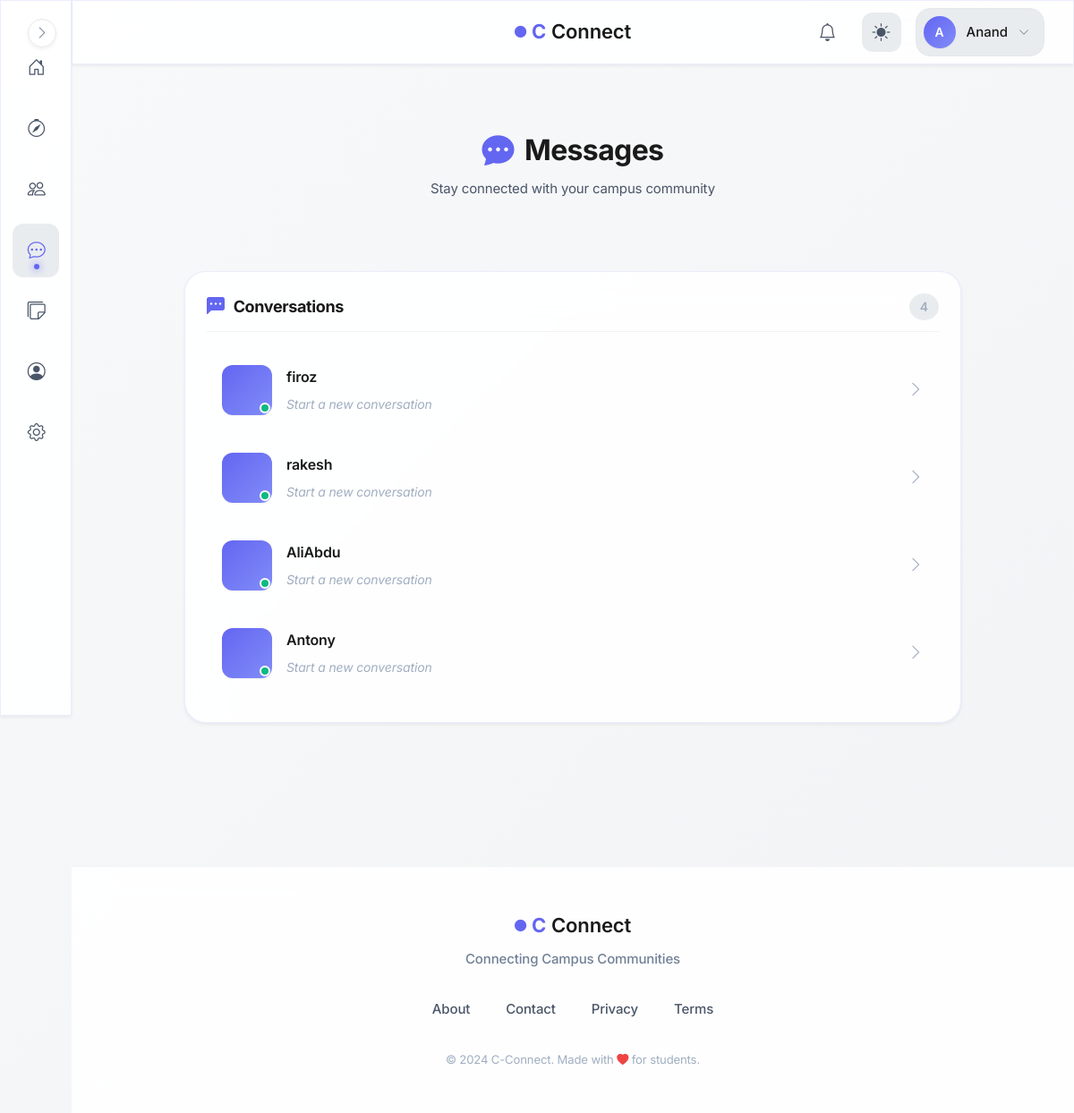
/messages/ (signed in), run on an earlier commit of the app's database.
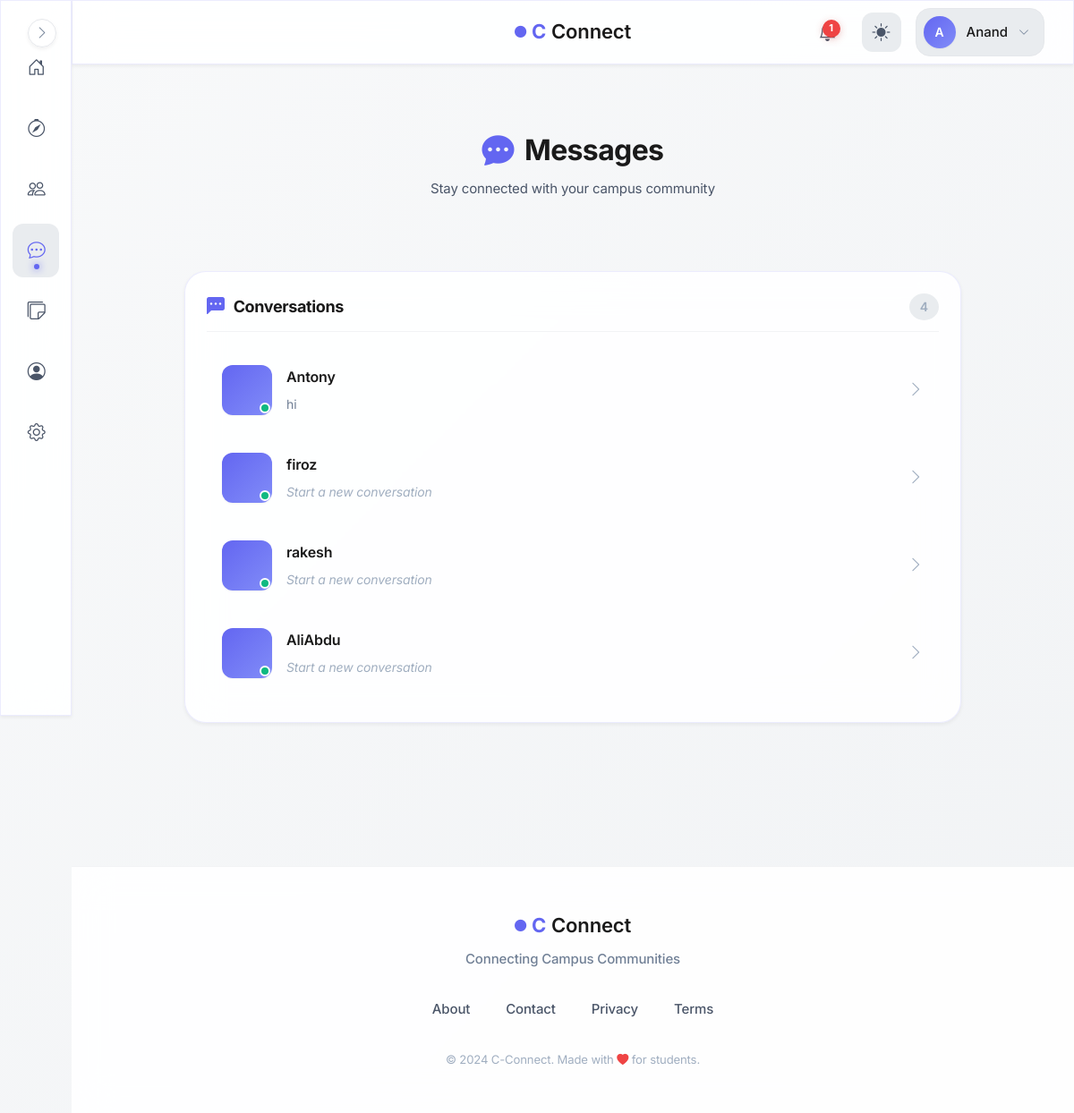
And on a later commit of the database.
### models.py (models this page shows, shortened)
class User(UserMixin, db.Model):
    id = db.Column(db.Integer, primary_key=True, autoincrement=True)  # Unique identifier
    username = db.Column(db.String(100), nullable=False)  # Name of the user (later can add this unique if needed)
    email = db.Column(db.String(120), nullable=False, unique=True)  # Email of the user
    password = db.Column(db.String(200), nullable=False)  # Passwords not hashed yet (done in setup_db.py)
    created_at = db.Column(db.DateTime, default=db.func.now())  # Timestamp of account creation
    last_login = db.Column(db.DateTime, nullable=True)  # Timestamp of last login
    pass

class Message(db.Model):
    id = db.Column(db.Integer, primary_key=True)
    sender_id = db.Column(db.Integer, db.ForeignKey("user.id"), nullable=False)
    receiver_id = db.Column(db.Integer, db.ForeignKey("user.id"), nullable=False)
    content = db.Column(db.Text, nullable=False)
    created_at = db.Column(db.DateTime, default=db.func.now(), index=True)
    expires_at = db.Column(db.DateTime, index=True)
    is_saved = db.Column(db.Boolean, default=False)

### blueprints/messages/routes.py (the view)
@messages.route("/")
@login_required
def inbox():
    cleanup_expired_messages()
    connections = Connection.query.filter(
        Connection.user_id == current_user.id,
        Connection.status.in_(['accepted', 'connected'])
    ).all()
    incoming_connections = Connection.query.filter(
        Connection.target_user_id == current_user.id,
        Connection.status.in_(['accepted', 'connected'])
    ).all()
    connected_user_ids = set()
    for conn in connections + incoming_connections:
        other_id = conn.target_user_id if conn.user_id == current_user.id else conn.user_id
        connected_user_ids.add(other_id)
    connected_users = User.query.filter(User.id.in_(connected_user_ids)).all()
    incoming_requests = Connection.query.filter(
        Connection.target_user_id == current_user.id,
        Connection.status == 'pending'
    ).all()
    incoming_users = User.query.filter(
        User.id.in_([req.user_id for req in incoming_requests])
    ).all()
    chat_previews = {}
    messages = Message.query.filter(
        (Message.sender_id == current_user.id) |
        (Message.receiver_id == current_user.id)
    ).order_by(desc(Message.created_at)).all()
    seen_users = set()
    for msg in messages:
        other_id = msg.receiver_id if msg.sender_id == current_user.id else msg.sender_id
        if other_id in connected_user_ids and other_id not in seen_users:
            chat_previews[other_id] = msg  #  CORRECT last message
            seen_users.add(other_id)
    connected_users_sorted = []
    for user_id in sorted(chat_previews.keys(),
                        key=lambda x: chat_previews[x].created_at, reverse=True):
        user = User.query.get(user_id)
        if user:
            connected_users_sorted.append(user)
    for user in connected_users:
        if user.id not in chat_previews:
            connected_users_sorted.append(user)
    connected_users = connected_users_sorted
    return render_template("messages/inbox.html",
                        connected_users=connected_users,
                        incoming_requests=incoming_requests,
                        incoming_users=incoming_users,
                        chat_previews=chat_previews,
                        profile=profile
                    )

### blueprints/auth/__init__.py (called while the page is built)
@login_manager.user_loader
def load_user(user_id):
    from models import User  # Importing User model for querying  (import here to avoid circular imports)
    return User.query.get(int(user_id))

@auth.after_app_request
def add_header(response):
    if current_user.is_authenticated and request.blueprint == 'auth':
        response.headers['Cache-Control'] = 'no-store, no-cache, must-revalidate, post-check=0, pre-check=0, max-age=0'
        response.headers['Pragma'] = 'no-cache'
        response.headers['Expires'] = '-1'
    return response

### factory_helpers.py (called while the page is built, shortened)
def register_security_headers(app):
    @app.after_request
    def set_secure_headers(response):
        response.headers['Content-Security-Policy'] = (
            "default-src 'self'; "
            "img-src 'self' data: blob: https:; "# Allow external images
            "style-src 'self' 'unsafe-inline' https:; "# ADD https: for CDNs
            "script-src 'self' 'unsafe-inline' https:; "# ADD https: for JS
            "font-src 'self' https: data:; "# Google Fonts
            "connect-src 'self' https:;"  # ← ADD https: for CDNs/maps
        )
        response.headers['X-Content-Type-Options'] = 'nosniff'
        response.headers['X-Frame-Options'] = 'DENY'
        response.headers['Referrer-Policy'] = 'strict-origin-when-cross-origin'
        response.headers['Permissions-Policy'] = 'geolocation=(), microphone=()'
        return response

def register_daily_cleanup(app):
    if not hasattr(app, "_last_notification_cleanup"):
        app._last_notification_cleanup = None
    @app.before_request
    def daily_cleanup():
        now = datetime.now(timezone.utc)
        last = getattr(app, "_last_notification_cleanup", None)
        if last is None or (now - last).days >= 1:
            from blueprints.notifications.service import cleanup_old_notifications
            deleted = cleanup_old_notifications()
            app.logger.info(f"Cleaned up {deleted} old notifications.")
            app._last_notification_cleanup = now

def register_profilevisit_cleanup(app):
    last_cleanup = {'t': 0}
    @app.before_request
    def cleanup_visits():
        now = time.time()
        if now - last_cleanup['t'] < 3600:  # run once every hour
            return

def cleanup_expired_messages(): #message cleanup helper function
    Message.query.filter(
        Message.expires_at < datetime.now(timezone.utc),
        Message.is_saved == False
    ).delete()
    db.session.commit()

### blueprints/messages/templates/messages/inbox.html (shortened to what this page needs)
{% extends "base.html" %}
{% block body %}
<div class="messages-page">
    <header class="messages-page__header">
        <h1 class="messages-page__title">
            <i class="bi bi-chat-dots-fill"></i>
            Messages
        </h1>
        <p class="messages-page__subtitle">Stay connected with your campus community</p>
    </header>
    {% if connected_users %}
    <section class="messages-section">
        <div class="messages-section__header">
            <h2 class="messages-section__title">
                <i class="bi bi-chat-left-dots-fill"></i>
                Conversations
            </h2>
            <span class="messages-section__count">{{ connected_users|length }}</span>
        </div>
        <div class="conversations-list">
            {% for user in connected_users %}
            <a href="{{ url_for('messages.chat', user_id=user.id) }}" class="conversation-item">
                <div class="conversation-item__avatar">
                    {% set profile_picture = profile.query.filter_by(user_id=user.id).first().profile_picture %}
                </div>
                <div class="conversation-item__content">
                    <div class="conversation-item__header">
                        <div class="conversation-item__name">{{ user.username }}</div>
                    </div>
                    {% if chat_previews and chat_previews[user.id] %}
                        <div class="conversation-item__preview">
                            {{ chat_previews[user.id].content[:60] }}{% if chat_previews[user.id].content|length > 60 %}...{% endif %}
                        </div>
                    {% else %}
                        <div class="conversation-item__preview conversation-item__preview--empty">
                            Start a new conversation
                        </div>
                    {% endif %}
                </div>
                <i class="bi bi-chevron-right conversation-item__arrow"></i>
            </a>
            {% endfor %}
        </div>
    </section>
    {% endif %}
</div>
{% endblock %}

### templates/base.html (shortened to what this page needs)
<!DOCTYPE html>
<html lang="en">
<head>
    <link rel="stylesheet" href="https://cdn.jsdelivr.net/npm/bootstrap-icons@1.11.1/font/bootstrap-icons.css">
    <link href="https://cdn.jsdelivr.net/npm/bootstrap@5.3.2/dist/css/bootstrap.min.css" rel="stylesheet">
    <link rel="stylesheet" href="{{ url_for('static', filename='css/global.css') }}">
</head>
<body>
    {% if current_user.is_authenticated %}
        <aside class="sidebar glass-effect" id="sidebar">
            <nav class="sidebar__nav">
                <a href="{{ url_for('main.dashboard') }}" class="sidebar__link" data-tooltip="Dashboard">
                    <div class="sidebar__link-icon">
                        <i class="bi bi-house-door"></i>
                    </div>
                </a>
                <a href="{{ url_for('main.search_page') }}" class="sidebar__link" data-tooltip="Discover">
                    <div class="sidebar__link-icon">
                        <i class="bi bi-compass"></i>
                    </div>
                </a>
                <a href="{{ url_for('connections.connections_home') }}" class="sidebar__link" data-tooltip="Connections">
                    <div class="sidebar__link-icon">
                        <i class="bi bi-people"></i>
                    </div>
                </a>
                <a href="{{ url_for('messages.inbox') }}" class="sidebar__link" data-tooltip="Messages">
                    <div class="sidebar__link-icon">
                        <i class="bi bi-chat-dots"></i>
                    </div>
                </a>
                <a href="/campus-board" class="sidebar__link" data-tooltip="Messages">
                    <div class="sidebar__link-icon">
                        <i class="bi bi-stickies"></i>
                    </div>
                </a>
                <a href="{{ url_for('auth.profile') }}" class="sidebar__link" data-tooltip="Profile">
                    <div class="sidebar__link-icon">
                        <i class="bi bi-person-circle"></i>
                    </div>
                </a>
                <a href="{{ url_for('main.settings') }}" class="sidebar__link" data-tooltip="Settings">
                    <div class="sidebar__link-icon">
                        <i class="bi bi-gear"></i>
                    </div>
                </a>
            </nav>
            <button class="sidebar__toggle" id="sidebarToggle" aria-label="Toggle sidebar">
                <i class="bi bi-chevron-right"></i>
            </button>
        </aside>
        <header class="topbar glass-effect">
            <div class="topbar__container">
                <div class="topbar__center">
                    <a href="{{ url_for('main.home') }}" class="topbar__brand">
                        <span class="brand-icon-small">
                            <i class="bi bi-circle-fill"></i>
                        </span>
                        <span class="brand-c">C</span>
                        <span class="brand-text">Connect</span>
                    </a>
                </div>
                <div class="topbar__actions">
                    <a href="{{ url_for('notifications.notifications_list') }}" class="topbar__icon-btn" aria-label="Notifications">
                        <i class="bi bi-bell"></i>
                        {% set unread = current_user.notifications | selectattr("is_read", "equalto", False) | list %}
                        {% if unread|length > 0 %}
                        <span class="topbar__badge">{{ unread|length }}</span>
                        {% endif %}
                    </a>
                    <button class="topbar__icon-btn topbar__theme-toggle" id="themeToggle" aria-label="Toggle theme">
                        <i class="bi bi-sun-fill" id="themeIcon"></i>
                    </button>
                    <div class="topbar__profile" id="profileDropdown">
                        <button class="topbar__profile-btn" aria-label="Profile menu">
                            <div class="topbar__avatar">
                                {{ current_user.username[0].upper() }}
                            </div>
                            <span class="topbar__username">{{ current_user.username }}</span>
                            <i class="bi bi-chevron-down topbar__profile-arrow"></i>
                        </button>
                    </div>
                </div>
            </div>
        </header>
    {% endif %}
    <main class="main-content">
        {% block body %}{% endblock %}
    </main>
    <footer class="footer">
        <div class="footer__container">
            <div class="footer__brand">
                <div class="footer__logo">
                    <span class="brand-icon-small">
                        <i class="bi bi-circle-fill"></i>
                    </span>
                    <span class="brand-c">C</span>
                    <span class="brand-text">Connect</span>
                </div>
                <p class="footer__tagline">Connecting Campus Communities</p>
            </div>
            <div class="footer__links">
                <a href="{{ url_for('main.about') }}" class="footer__link">About</a>
                <a href="{{ url_for('main.contact') }}" class="footer__link">Contact</a>
                <a href="#" class="footer__link">Privacy</a>
                <a href="#" class="footer__link">Terms</a>
            </div>
            <div class="footer__credits">
                <small>&copy; 2024 C-Connect. Made with <i class="bi bi-heart-fill"></i> for students.</small>
            </div>
        </div>
    </footer>
</body>
</html>

### blueprints/messages/templates/messages/inbox.html (style rules this page uses)
.messages-page { max-width: 900px; margin: 0 auto; padding: 0 1rem 2rem; animation: fadeIn 0.6s ease; }
.messages-page__header { text-align: center; margin-bottom: 2rem; padding: 2rem 0; }
.messages-page__title { font-size: 2rem; font-weight: 700; color: var(--text-primary); display: flex; align-items: center; justify-content: center; gap: 0.75rem; margin-bottom: 0.5rem; }
.messages-page__title i { color: var(--primary-color); font-size: 2.25rem; }
.messages-page__subtitle { font-size: 0.9375rem; color: var(--text-secondary); }
.messages-section { background: var(--glass-bg); backdrop-filter: blur(20px); border: 1px solid var(--glass-border); border-radius: var(--radius-xl); padding: 1.5rem; margin-bottom: 1.5rem; box-shadow: var(--shadow-sm); }
.messages-section__header { display: flex; align-items: center; justify-content: space-between; margin-bottom: 1.25rem; padding-bottom: 0.75rem; border-bottom: 1px solid var(--border-subtle); }
.messages-section__title { font-size: 1.125rem; font-weight: 700; color: var(--text-primary); display: flex; align-items: center; gap: 0.625rem; margin: 0; }
.messages-section__title i { color: var(--primary-color); font-size: 1.25rem; }
.messages-section__count { font-size: 0.875rem; color: var(--text-muted); background: var(--bg-hover); padding: 0.25rem 0.75rem; border-radius: var(--radius-full); font-weight: 600; }
.conversations-list { max-height: 600px; overflow-y: auto; margin: -0.5rem; padding: 0.5rem; }
.conversation-item { display: flex; align-items: center; gap: 1rem; padding: 1rem; border-radius: var(--radius-md); text-decoration: none; color: inherit; transition: all var(--transition-fast); margin-bottom: 0.5rem; border: 1px solid transparent; }
.conversation-item__avatar { width: 56px; height: 56px; border-radius: var(--radius-md); background: linear-gradient(135deg, var(--primary-color), var(--primary-light)); color: white; display: flex; align-items: center; justify-content: center; font-weight: 700; font-size: 1.25rem; flex-shrink: 0; box-shadow: var(--shadow-xs); position: relative; }
.conversation-item__avatar::after { content: ''; position: absolute; bottom: 2px; right: 2px; width: 12px; height: 12px; background: var(--success-color); border: 2px solid var(--bg-primary); border-radius: 50%; }
.conversation-item__content { flex: 1; min-width: 0; }
.conversation-item__header { display: flex; justify-content: space-between; align-items: baseline; margin-bottom: 0.375rem; }
.conversation-item__name { font-size: 1rem; font-weight: 600; color: var(--text-primary); white-space: nowrap; overflow: hidden; text-overflow: ellipsis; }
.conversation-item__preview { font-size: 0.875rem; color: var(--text-tertiary); white-space: nowrap; overflow: hidden; text-overflow: ellipsis; }
.conversation-item__preview--empty { font-style: italic; color: var(--text-muted); }
.conversation-item__arrow { color: var(--text-muted); font-size: 1.125rem; transition: transform var(--transition-fast); }

What changed in the data, as far as the page shows it:
shown differently, row unchanged: User "Antony": no longer shows "Start a new conversation"; moves up the list
added Message: content "hi"
Also different on the page:
{{ unread|length }}: (not shown) → "1"
